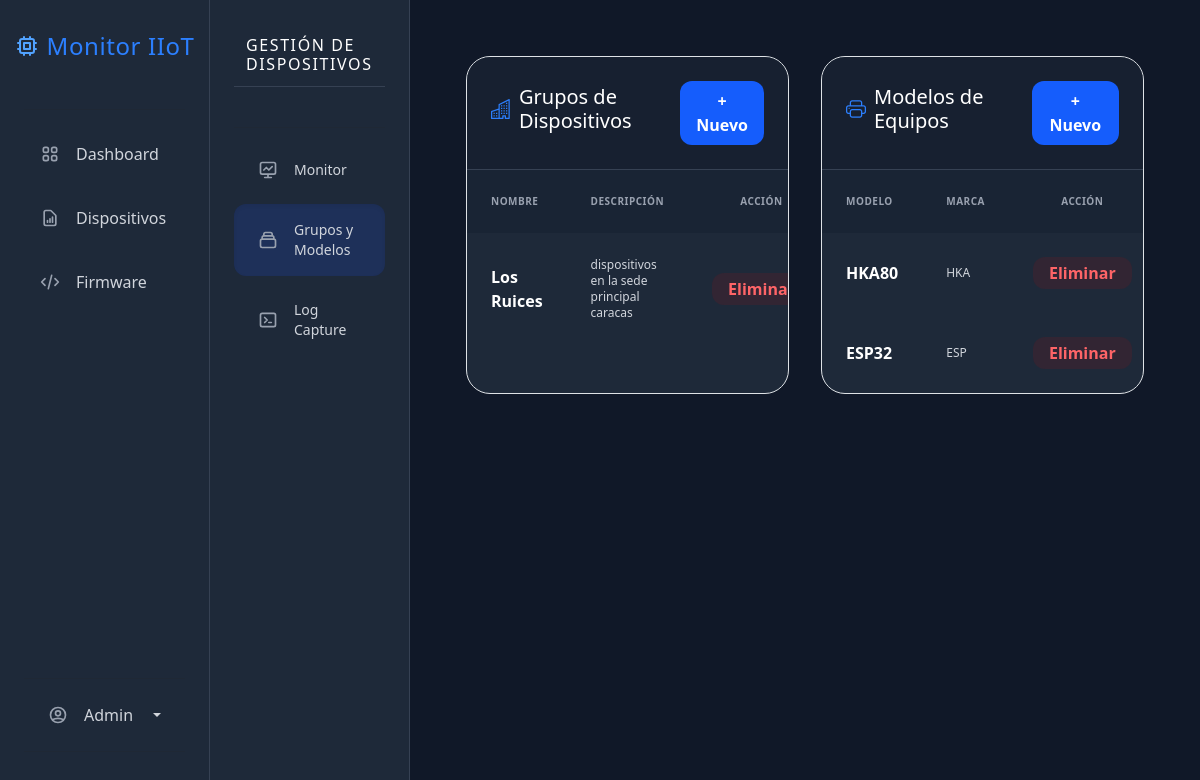
Screenshot of /grupos-modelos/ (signed in) with the database file from the repository.
### impresoras/models.py (models this page shows, shortened)
class Grupo(models.Model):
    nombre = models.CharField(max_length=100)
    descripcion = models.TextField(blank=True, null=True)

class ModeloEquipo(models.Model):
    nombre = models.CharField(max_length=100, unique=True)
    marca = models.CharField(max_length=100, blank=True, null=True)

### impresoras/views.py (the view, shortened to what this page needs)
# urls.py: path('grupos-modelos/', grupos_modelos, name='grupos_modelos'),
@login_required
def grupos_modelos(request):
    grupos = Grupo.objects.all()
    modelos = ModeloEquipo.objects.all()
    return render(request, 'grupos_modelos.html', {
        'grupos': grupos,
        'modelos': modelos
    })

### templates/grupos_modelos.html (shortened to what this page needs)
{% extends 'dispositivos_base.html' %}
{% block dispositivos_content %}
<div class="p-4 md:p-8">
    <div class="grid grid-cols-1 lg:grid-cols-2 gap-8">
        <div class="bg-gray-800 rounded-3xl border border-gray-700 overflow-hidden">
            <div class="p-6 border-b border-gray-700 flex justify-between items-center bg-gray-900/50">
                <h5 class="text-white font-bold flex items-center gap-2">
                    <i class="bi bi-buildings text-blue-500"></i> Grupos de Dispositivos
                </h5>
                <button class="bg-blue-600 text-white text-xs font-bold px-3 py-2 rounded-lg" data-bs-toggle="modal" data-bs-target="#modalNuevoGrupo">
                    + Nuevo
                </button>
            </div>
            <table class="w-full text-left text-gray-300">
                <thead class="bg-gray-900/30 text-gray-400 text-[10px] uppercase tracking-wider">
                    <tr>
                        <th class="p-4">Nombre</th>
                        <th class="p-4">Descripción</th>
                        <th class="p-4 text-center">Acción</th>
                    </tr>
                </thead>
                <tbody class="divide-y divide-gray-700">
                    {% for g in grupos %}
                    <tr class="hover:bg-gray-700/30">
                        <td class="p-4 font-bold text-white">{{ g.nombre }}</td>
                        <td class="p-4 text-xs">{{ g.descripcion|default:"-" }}</td>
                        <td class="p-4 text-right">
                            <button class="text-red-400 bg-red-900/20 px-3 py-1 rounded-md text-xs font-bold hover:bg-red-900/40"
                                    data-bs-toggle="modal" data-bs-target="#modalEliminarGrupo-{{ g.id }}">Eliminar</button>
                        </td>
                    </tr>
                    {% endfor %}
                </tbody>
            </table>
        </div>
        <div class="bg-gray-800 rounded-3xl border border-gray-700 overflow-hidden">
            <div class="p-6 border-b border-gray-700 flex justify-between items-center bg-gray-900/50">
                <h5 class="text-white font-bold flex items-center gap-2">
                    <i class="bi bi-printer text-blue-500"></i> Modelos de Equipos
                </h5>
                <button class="bg-blue-600 text-white text-xs font-bold px-3 py-2 rounded-lg" data-bs-toggle="modal" data-bs-target="#modalNuevoModelo">
                    + Nuevo
                </button>
            </div>
            <table class="w-full text-left text-gray-300">
                <thead class="bg-gray-900/30 text-gray-400 text-[10px] uppercase tracking-wider">
                    <tr>
                        <th class="p-4">Modelo</th>
                        <th class="p-4">Marca</th>
                        <th class="p-4 text-center">Acción</th>
                    </tr>
                </thead>
                <tbody class="divide-y divide-gray-700">
                    {% for m in modelos %}
                    <tr class="hover:bg-gray-700/30">
                        <td class="p-4 font-bold text-white">{{ m.nombre }}</td>
                        <td class="p-4 text-xs">{% if m.marca %}{{ m.marca }}{% else %}-{% endif %}</td>
                        <td class="p-4 text-right">
                            <button class="text-red-400 bg-red-900/20 px-3 py-1 rounded-md text-xs font-bold hover:bg-red-900/40"
                                    data-bs-toggle="modal" data-bs-target="#modalEliminarModelo-{{ m.id }}">Eliminar</button>
                        </td>
                    </tr>
                    {% endfor %}
                </tbody>
            </table>
        </div>
    </div>
</div>
{% endblock %}

### templates/base.html (style rules this page uses)
button, .btn, .dropdown-item, .btn-action { border-radius: 0.75rem !important; transition: all 0.2s ease-in-out !important; }

### rows the page displays
Grupo: nombre "Los Ruices", descripcion "dispositivos en la sede principal caracas"
ModeloEquipo: nombre "HKA80", marca "HKA"
ModeloEquipo: nombre "ESP32", marca "ESP"
